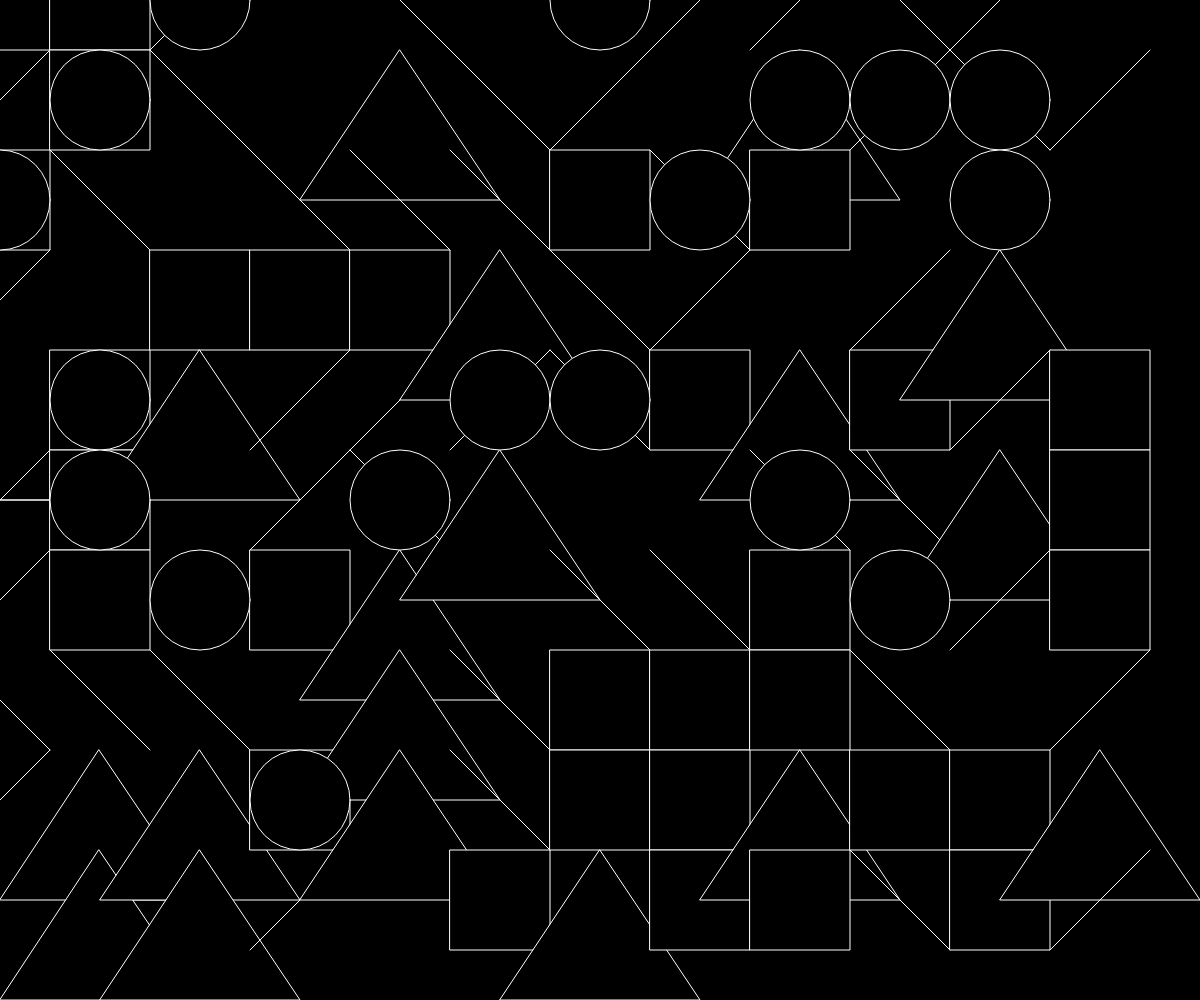
Frame 1 (no input)
Frame 60 (no input): identical to frame 1, image omitted
Frame 120 (the mouse pressed at the canvas centre since frame 60): identical to frame 1, image omitted

The p5.js sketch that drew this single still picture (run headless with seeded random() and noise() and a simulated clock; from frame 60 on, the mouse is pressed at the canvas centre):

// p5.js sketch
// ── sketch.js
// Project Title
// Your Name
// Date
let tileSize = 100;
let theTiles = [];

function setup() {
  createCanvas(windowWidth, windowHeight);
  for (let x = 0; x < width; x += tileSize){
    for (let y = 0; y < height; y += tileSize){
      let someTile = spawnTile(x, y);
      theTiles.push(someTile);
      
    }
  }
}

function draw() {
  background(0);

  for (let someTile of theTiles) {
    // stroke(random(255), random(255), random(255));
    stroke(255);
    fill(0);
    if (someTile.shape === "negative" || someTile.shape === "positive") {
      line(someTile.x1, someTile.y1, someTile.x2, someTile.y2);
    }
    else if (someTile.shape === "circle") {
      circle(someTile.xc, someTile.yc, someTile.dc);
    }
    else if (someTile.shape === "square") {
      rect(someTile.xs, someTile.ys, someTile.ws, someTile.hs);
    }
    else if (someTile.shape === "triangle") {
      triangle(someTile.xt1, someTile.yt1, someTile.xt2, someTile.yt2, someTile.xt3, someTile.yt3);
    }
  }
}

function spawnTile(x, y) {
  let choice = random(100);
  let tile;

  if (choice < 20) {
    // neg slope
    tile = {
      shape: "negative",
      x1: x-tileSize/2, 
      y1: y-tileSize/2,
      x2: x+tileSize/2,
      y2: y+tileSize/2,

    };
  } 
  else if (choice >= 20 && choice < 40){
    // pos slope
    tile = {
      shape: "positive",
      x1: x-tileSize/2, 
      y1: y+tileSize/2,
      x2: x+tileSize/2,
      y2: y-tileSize/2,

    };
  }
  else if (choice >= 40 && choice < 60){
    // circle
    tile = {
      shape: "circle",
      xc: x-tileSize,
      yc: y-tileSize,
      dc: tileSize,
    };
  }
  else if (choice >= 60 && choice < 80){
    // square
    tile = {
      shape: "square",
      xs: x-tileSize/2, 
      ys: y-tileSize/2,
      ws: tileSize,
      hs: tileSize,
    };
  }
  else if (choice >= 80 && choice <101){
    // Triangle
    tile = {
      shape: "triangle",
      xt1: x-tileSize/x,
      yt1: y-tileSize/2,
      xt2: x+tileSize,
      yt2: y+tileSize,
      xt3: x-tileSize,
      yt3: y+tileSize,
    };
  }
  
  return tile;
}
